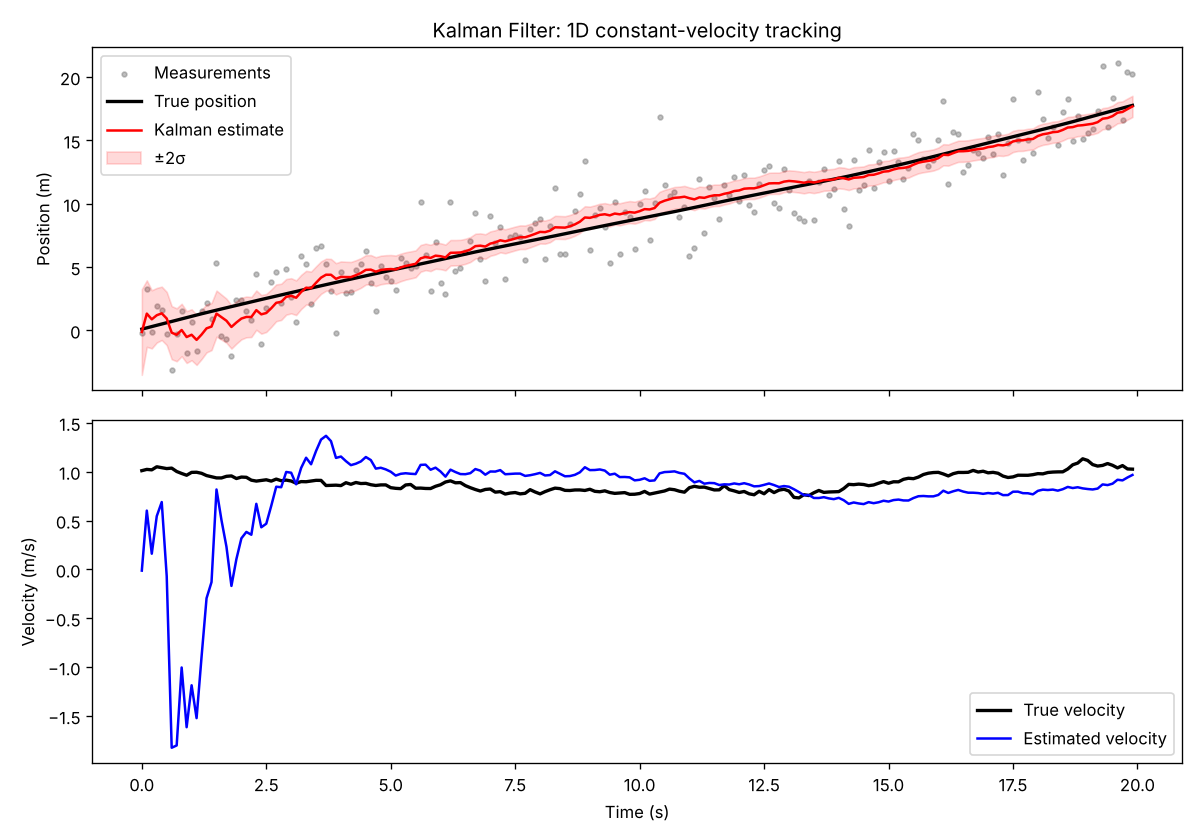

This figure's Python source:
"""
Basic Kalman Filter simulation.

Scenario: an object moves along a line at roughly constant velocity.
We only get noisy measurements of its POSITION, and the filter estimates
both position and velocity.

Requires: numpy, matplotlib  (pip install numpy matplotlib)
"""
import numpy as np
import matplotlib.pyplot as plt

np.random.seed(42)

# ---------------------------------------------------------------
# 1. Simulation settings
# ---------------------------------------------------------------
dt = 0.1          # time step (s)
steps = 200       # number of time steps
true_vel = 1.0    # true velocity (m/s)
meas_std = 2.0    # measurement noise std dev (m)
accel_std = 0.2   # random acceleration (process noise) std dev (m/s^2)

# ---------------------------------------------------------------
# 2. Model matrices
#    State x = [position, velocity]^T
# ---------------------------------------------------------------
F = np.array([[1, dt],
              [0, 1]])            # state transition: pos += vel*dt
H = np.array([[1, 0]])            # we measure position only
G = np.array([[0.5 * dt**2],
              [dt]])              # how acceleration affects the state
Q = G @ G.T * accel_std**2        # process noise covariance
R = np.array([[meas_std**2]])     # measurement noise covariance

# ---------------------------------------------------------------
# 3. Generate ground truth and noisy measurements
# ---------------------------------------------------------------
true_states = np.zeros((steps, 2))
measurements = np.zeros(steps)
x_true = np.array([0.0, true_vel])

for k in range(steps):
    accel = np.random.randn() * accel_std
    x_true = F @ x_true + (G * accel).flatten()
    true_states[k] = x_true
    measurements[k] = x_true[0] + np.random.randn() * meas_std

# ---------------------------------------------------------------
# 4. Kalman filter
# ---------------------------------------------------------------
x = np.array([[0.0], [0.0]])      # initial guess (velocity unknown)
P = np.eye(2) * 10.0              # initial uncertainty (large = unsure)

estimates = np.zeros((steps, 2))
pos_std = np.zeros(steps)

for k in range(steps):
    # --- Predict ---
    x = F @ x
    P = F @ P @ F.T + Q

    # --- Update ---
    z = np.array([[measurements[k]]])
    y = z - H @ x                     # innovation (measurement residual)
    S = H @ P @ H.T + R               # innovation covariance
    K = P @ H.T @ np.linalg.inv(S)    # Kalman gain
    x = x + K @ y
    P = (np.eye(2) - K @ H) @ P

    estimates[k] = x.flatten()
    pos_std[k] = np.sqrt(P[0, 0])

# ---------------------------------------------------------------
# 5. Results
# ---------------------------------------------------------------
t = np.arange(steps) * dt
rmse_meas = np.sqrt(np.mean((measurements - true_states[:, 0])**2))
rmse_kf = np.sqrt(np.mean((estimates[:, 0] - true_states[:, 0])**2))
print(f"Position RMSE - raw measurements: {rmse_meas:.3f} m")
print(f"Position RMSE - Kalman estimate:  {rmse_kf:.3f} m")

fig, (ax1, ax2) = plt.subplots(2, 1, figsize=(10, 7), sharex=True)

ax1.scatter(t, measurements, s=8, color="gray", alpha=0.5, label="Measurements")
ax1.plot(t, true_states[:, 0], "k-", lw=2, label="True position")
ax1.plot(t, estimates[:, 0], "r-", lw=1.5, label="Kalman estimate")
ax1.fill_between(t, estimates[:, 0] - 2 * pos_std, estimates[:, 0] + 2 * pos_std,
                 color="red", alpha=0.15, label="±2σ")
ax1.set_ylabel("Position (m)")
ax1.legend()
ax1.set_title("Kalman Filter: 1D constant-velocity tracking")

ax2.plot(t, true_states[:, 1], "k-", lw=2, label="True velocity")
ax2.plot(t, estimates[:, 1], "b-", lw=1.5, label="Estimated velocity")
ax2.set_xlabel("Time (s)")
ax2.set_ylabel("Velocity (m/s)")
ax2.legend()

plt.tight_layout()
plt.savefig("kalman_sim.png", dpi=120)
plt.show()
